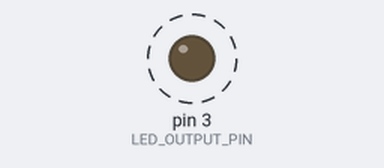
Recording of a sketch running on a simulated Arduino Uno, built with avr-gcc and run on an emulated ATmega328P. On the bench: output pins drawn as LEDs (lit = HIGH). Dashed ring = blinking.

Above: at 0.5 s.
Timing chart, 0 to 4.6 s (numbered marks = the images above):
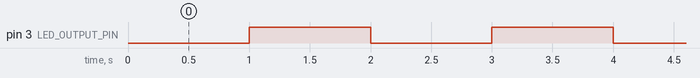

The sketch:

BlinkWithoutDelay.ino
```cpp
/*
 * Simply turns on and off pin 3 once a second without using delay()
 *
 * By Jon Froehlich
 * http://makeabilitylab.io
 *
 * Adapted from the official Arduino Blink example:
 *   File -> Examples -> 02. Digital -> BlinkWithoutDelay
 *
 * Also available here:
 *   http://www.arduino.cc/en/Tutorial/BlinkWithoutDelay
 */

const int LED_OUTPUT_PIN = 3;
const int INTERVAL_IN_MS = 1000; // interval at which to blink (in milliseconds)

// Generally, you should use "unsigned long" for variables that hold time
// The value will quickly become too large for an int to store
unsigned long _lastToggledTimestampMs = 0; // tracks the last time the LED was updated
int _ledState = LOW; // will toggle between LOW and HIGH

// The setup function runs once when you press reset or power the board
void setup() {
  // Because pins 0 - 13 can either be input or output, we must specify
  // how we're using the pin by using pinMode. In this case, we want to
  // control an LED, so set the pin to OUTPUT
  pinMode(LED_OUTPUT_PIN, OUTPUT);
}

// The loop function runs over and over again forever
void loop() {

  unsigned long currentTimestampMs = millis();

  if (currentTimestampMs - _lastToggledTimestampMs >= INTERVAL_IN_MS) {
    _lastToggledTimestampMs = currentTimestampMs;
    _ledState = _ledState == HIGH ? LOW : HIGH;
    digitalWrite(LED_OUTPUT_PIN, _ledState);
  }

}
```

Measured:
- by itself, pin 3 (LED_OUTPUT_PIN): alternates HIGH for 1.0 s and LOW for 1.0 s
